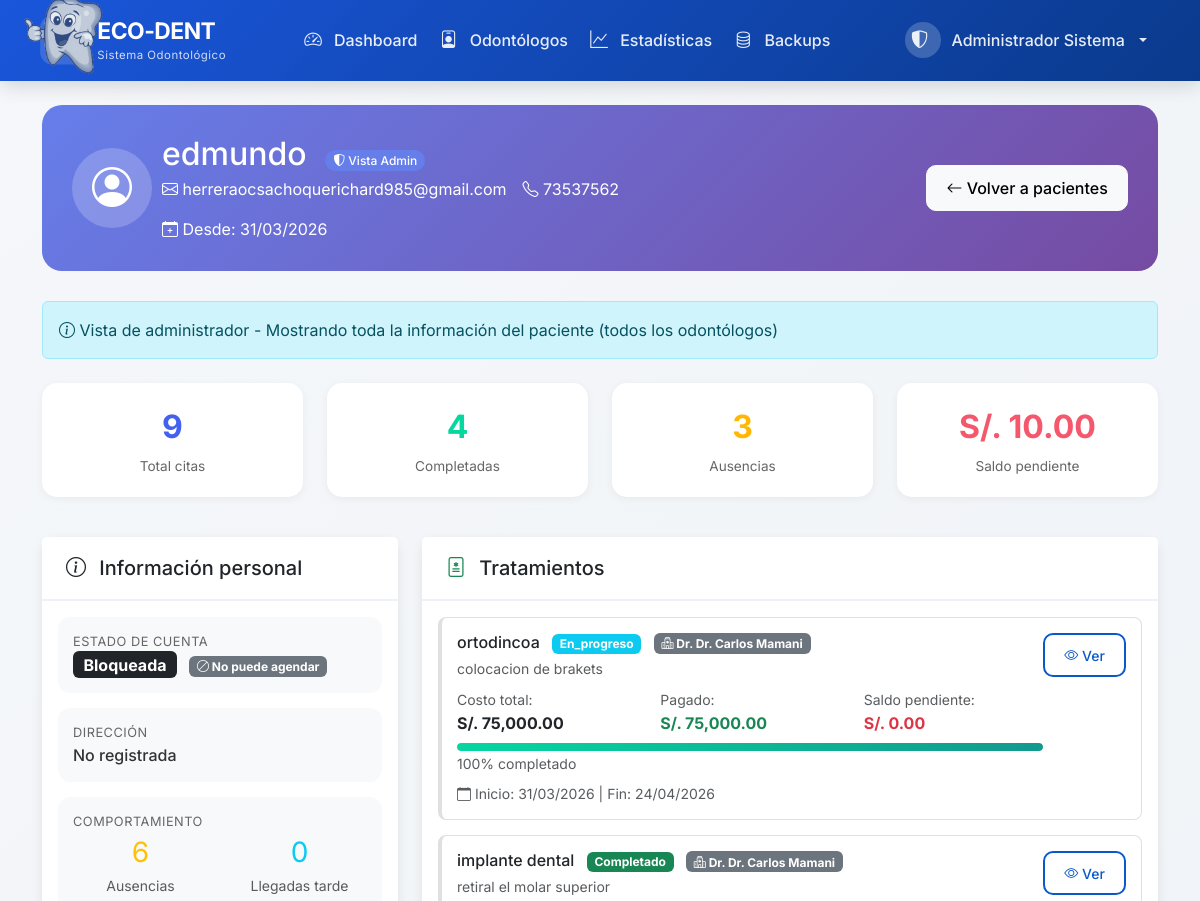
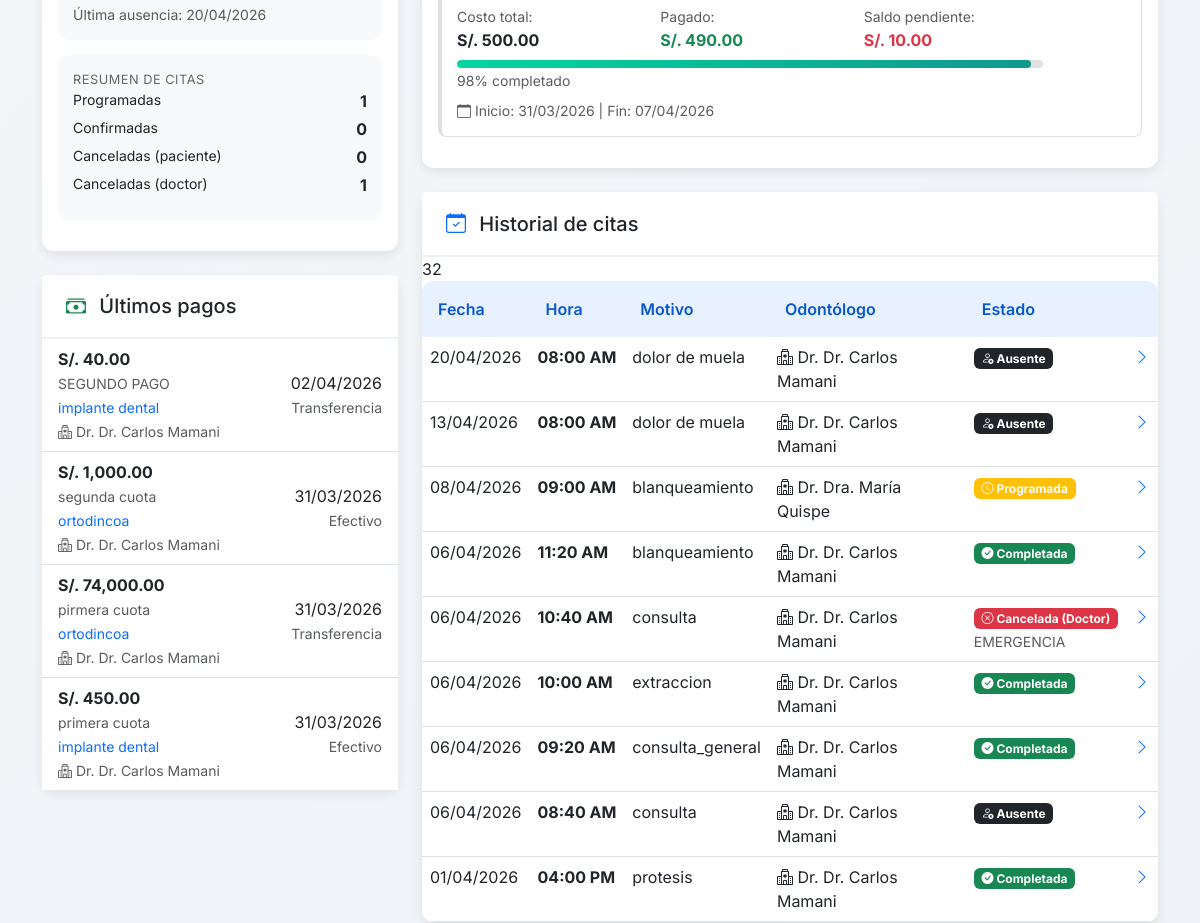
/public/odontologo/paciente_detalle.php?id=5 (signed in, upper part), run on an earlier commit of the app's database (2 pictures, top to bottom).
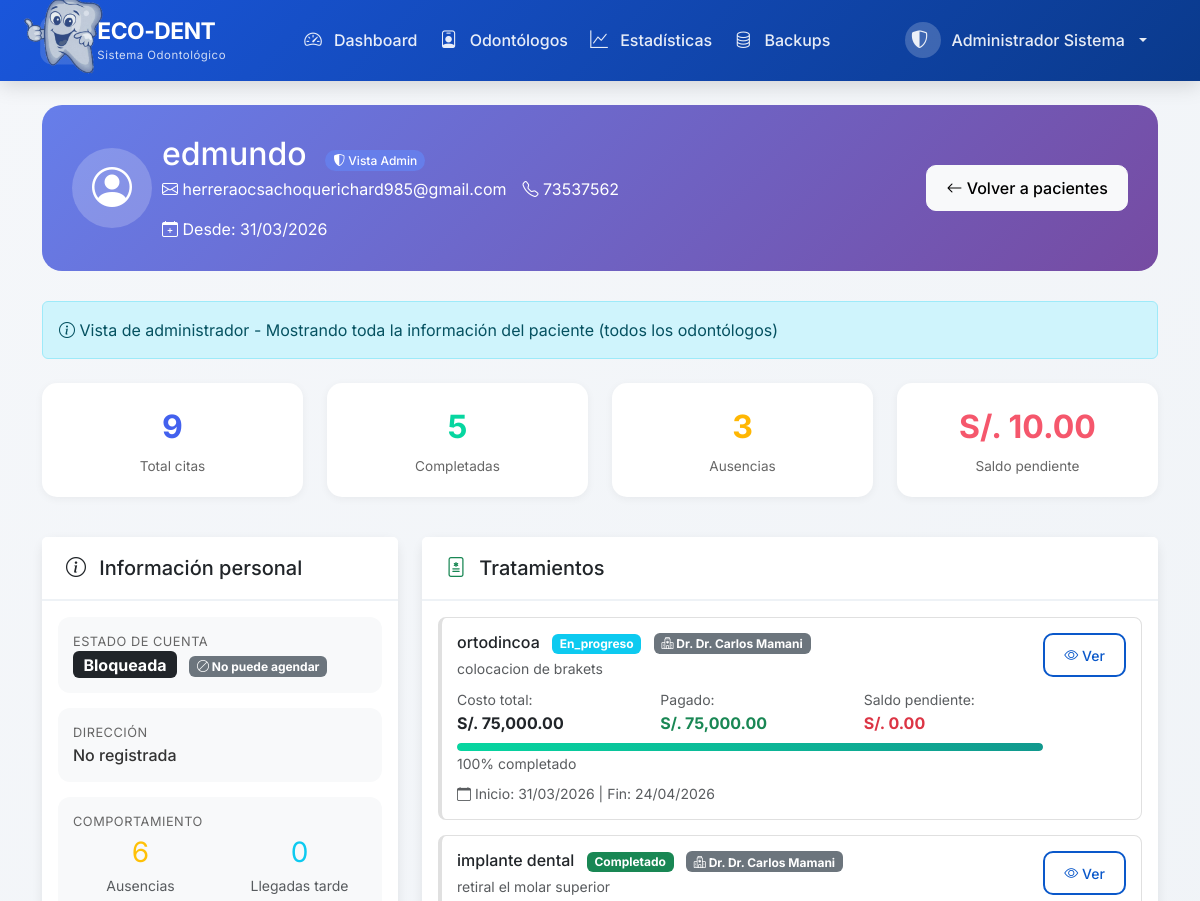
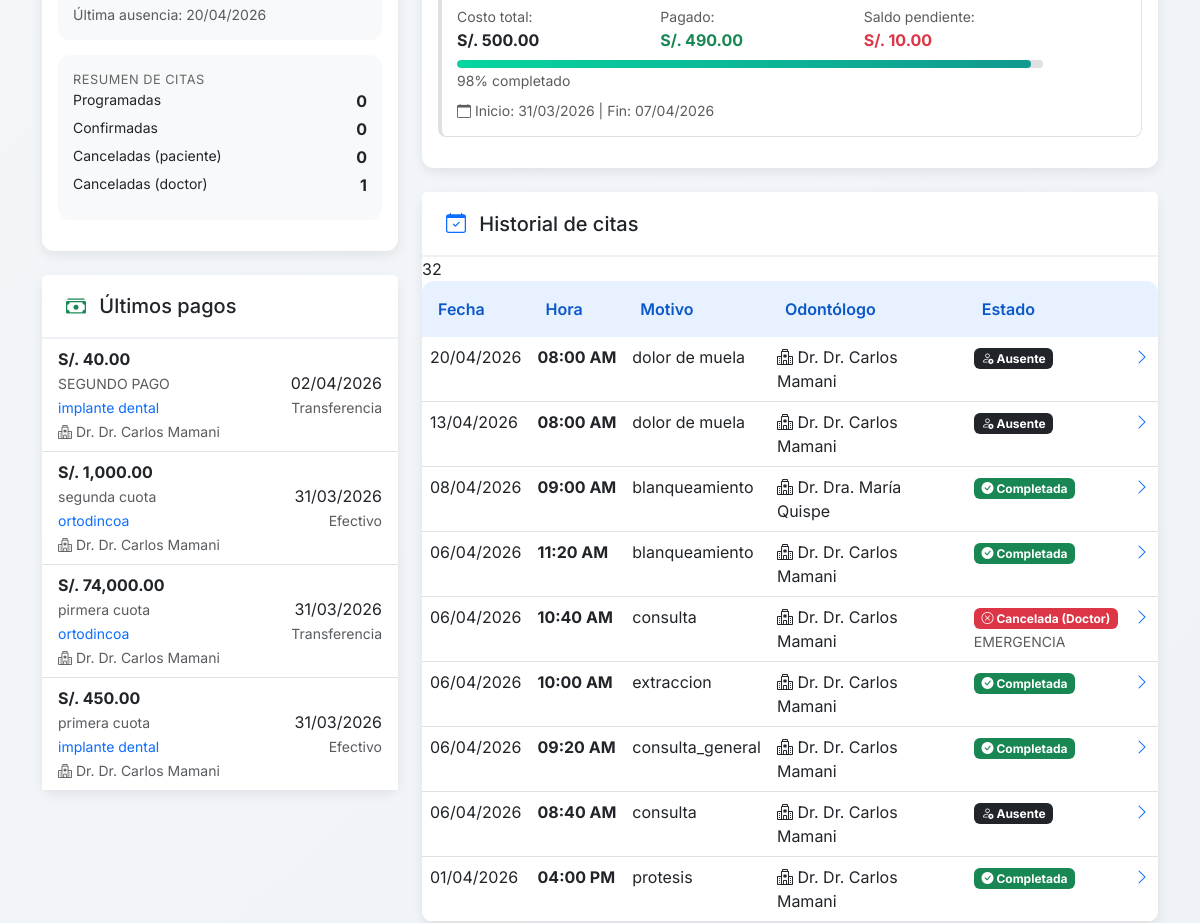
And on a later commit of the database (2 pictures, top to bottom).
### tables this page shows
CREATE TABLE `citas` (
  `id_cita` int(11) NOT NULL AUTO_INCREMENT,
  `id_paciente` int(11) NOT NULL,
  `id_odontologo` int(11) NOT NULL,
  `fecha_cita` date NOT NULL,
  `hora_cita` time NOT NULL,
  `hora_fin` time DEFAULT NULL,
  `motivo` varchar(255) DEFAULT NULL,
  `estado` enum('programada','confirmada','completada','cancelada_pac','cancelada_doc','ausente') DEFAULT 'programada',
  `cambios_realizados` int(11) DEFAULT 0,
  `limite_cambios` int(11) DEFAULT 3,
  `puede_modificar` tinyint(1) DEFAULT 1,
  `llego_tarde` tinyint(1) DEFAULT 0,
  `minutos_tarde` int(11) DEFAULT 0,
  `cancelado_por` int(11) DEFAULT NULL,
  `motivo_cancelacion` text DEFAULT NULL,
  `fecha_cancelacion` datetime DEFAULT NULL,
  `notificacion_enviada` tinyint(1) DEFAULT 0,
  `fecha_recordatorio_24h` datetime DEFAULT NULL,
  `fecha_recordatorio_1h` datetime DEFAULT NULL,
  `fecha_creacion` datetime DEFAULT current_timestamp(),
  `fecha_actualizacion` datetime DEFAULT NULL ON UPDATE current_timestamp(),
  PRIMARY KEY (`id_cita`),
  KEY `idx_fecha_cita` (`fecha_cita`),
  KEY `idx_odontologo_fecha` (`id_odontologo`,`fecha_cita`),
  KEY `idx_paciente` (`id_paciente`),
  KEY `idx_estado` (`estado`),
  CONSTRAINT `citas_ibfk_1` FOREIGN KEY (`id_paciente`) REFERENCES `pacientes` (`id_paciente`) ON DELETE CASCADE,
  CONSTRAINT `citas_ibfk_2` FOREIGN KEY (`id_odontologo`) REFERENCES `odontologos` (`id_odontologo`) ON DELETE CASCADE
);

CREATE TABLE `usuarios` (
  `id_usuario` int(11) NOT NULL AUTO_INCREMENT,
  `email` varchar(100) NOT NULL,
  `contrasena_hash` varchar(255) NOT NULL,
  `nombre_completo` varchar(150) NOT NULL,
  `telefono` varchar(20) DEFAULT NULL,
  `rol` enum('paciente','odontologo','admin') NOT NULL,
  `email_verificado` tinyint(1) DEFAULT 0,
  `codigo_verificacion` varchar(10) DEFAULT NULL,
  `codigo_expiracion` datetime DEFAULT NULL,
  `activo` tinyint(1) DEFAULT 1,
  `fecha_registro` datetime DEFAULT current_timestamp(),
  `ultimo_acceso` datetime DEFAULT NULL,
  PRIMARY KEY (`id_usuario`),
  UNIQUE KEY `email` (`email`),
  KEY `idx_email` (`email`),
  KEY `idx_rol` (`rol`)
);

### includes/funciones.php (called while the page is built, shortened)
<?php
function esAdmin() {
    return isset($_SESSION['rol']) && $_SESSION['rol'] === 'admin';
}
?>

### public/odontologo/paciente_detalle.php (the view, shortened to what the changed rows need)
<?php
require_once '../../config/database.php';
require_once '../../includes/funciones.php';
$es_admin = esAdmin();
$es_odontologo = esOdontologo();
$id_odontologo = null;
$id_paciente = $_GET['id'];
$stmt_paciente = $conexion->prepare("
    SELECT p.id_paciente, u.id_usuario, u.nombre_completo, u.email, u.telefono, u.fecha_registro,
           p.fecha_nacimiento, p.direccion, p.ausencias_sin_aviso, p.llegadas_tarde,
           p.estado_cuenta, p.puede_agendar, p.fecha_ultima_ausencia, p.fecha_actualizacion_estado
    FROM pacientes p
    JOIN usuarios u ON p.id_usuario = u.id_usuario
    WHERE p.id_paciente = ?
");
$stmt_paciente->bind_param("i", $id_paciente);
$stmt_paciente->execute();
$paciente = $stmt_paciente->get_result()->fetch_assoc();
if ($es_odontologo && $id_odontologo) {
    $stmt_stats = $conexion->prepare("
        SELECT
            COUNT(*) as total_citas,
            SUM(CASE WHEN estado = 'programada' THEN 1 ELSE 0 END) as programadas,
            SUM(CASE WHEN estado = 'confirmada' THEN 1 ELSE 0 END) as confirmadas,
            SUM(CASE WHEN estado = 'completada' THEN 1 ELSE 0 END) as completadas,
            SUM(CASE WHEN estado = 'cancelada_pac' THEN 1 ELSE 0 END) as canceladas_paciente,
            SUM(CASE WHEN estado = 'cancelada_doc' THEN 1 ELSE 0 END) as canceladas_doctor,
            SUM(CASE WHEN estado = 'ausente' THEN 1 ELSE 0 END) as ausencias,
            MAX(fecha_cita) as ultima_cita,
            MIN(fecha_cita) as primera_cita
        FROM citas
        WHERE id_paciente = ? AND id_odontologo = ?
    ");
    $stmt_stats->bind_param("ii", $id_paciente, $id_odontologo);
    $stmt_stats->execute();
    $estadisticas = $stmt_stats->get_result()->fetch_assoc();
    $stmt_citas = $conexion->prepare("
        SELECT c.id_cita, c.fecha_cita, c.hora_cita, c.hora_fin, c.motivo, c.estado,
               c.llego_tarde, c.minutos_tarde, c.fecha_creacion, c.fecha_actualizacion,
               c.motivo_cancelacion, c.fecha_cancelacion
        FROM citas c
        WHERE c.id_paciente = ? AND c.id_odontologo = ?
        ORDER BY c.fecha_cita DESC, c.hora_cita DESC
    ");
    $stmt_citas->bind_param("ii", $id_paciente, $id_odontologo);
    $stmt_citas->execute();
    $citas = $stmt_citas->get_result();
    $stmt_tratamientos = $conexion->prepare("
        SELECT t.id_tratamiento, t.nombre_tratamiento, t.descripcion, t.costo_total, t.total_pagado,
               t.saldo_pendiente, t.fecha_inicio, t.fecha_fin, t.estado, t.notas, t.fecha_creacion,
               (SELECT SUM(monto) FROM pagos WHERE id_tratamiento = t.id_tratamiento) as total_pagos
        FROM tratamientos t
        WHERE t.id_paciente = ? AND t.id_odontologo = ?
        ORDER BY t.fecha_creacion DESC
    ");
    $stmt_tratamientos->bind_param("ii", $id_paciente, $id_odontologo);
    $stmt_tratamientos->execute();
    $tratamientos = $stmt_tratamientos->get_result();
} else {
    $stmt_stats = $conexion->prepare("
        SELECT
            COUNT(*) as total_citas,
            SUM(CASE WHEN estado = 'programada' THEN 1 ELSE 0 END) as programadas,
            SUM(CASE WHEN estado = 'confirmada' THEN 1 ELSE 0 END) as confirmadas,
            SUM(CASE WHEN estado = 'completada' THEN 1 ELSE 0 END) as completadas,
            SUM(CASE WHEN estado = 'cancelada_pac' THEN 1 ELSE 0 END) as canceladas_paciente,
            SUM(CASE WHEN estado = 'cancelada_doc' THEN 1 ELSE 0 END) as canceladas_doctor,
            SUM(CASE WHEN estado = 'ausente' THEN 1 ELSE 0 END) as ausencias,
            MAX(fecha_cita) as ultima_cita,
            MIN(fecha_cita) as primera_cita
        FROM citas
        WHERE id_paciente = ?
    ");
    $stmt_stats->bind_param("i", $id_paciente);
    $stmt_stats->execute();
    $estadisticas = $stmt_stats->get_result()->fetch_assoc();
    $stmt_citas = $conexion->prepare("
        SELECT c.id_cita, c.fecha_cita, c.hora_cita, c.hora_fin, c.motivo, c.estado,
               c.llego_tarde, c.minutos_tarde, c.fecha_creacion, c.fecha_actualizacion,
               c.motivo_cancelacion, c.fecha_cancelacion,
               u.nombre_completo as odontologo_nombre
        FROM citas c
        JOIN odontologos o ON c.id_odontologo = o.id_odontologo
        JOIN usuarios u ON o.id_usuario = u.id_usuario
        WHERE c.id_paciente = ?
        ORDER BY c.fecha_cita DESC, c.hora_cita DESC
    ");
    $stmt_citas->bind_param("i", $id_paciente);
    $stmt_citas->execute();
    $citas = $stmt_citas->get_result();
}
require_once '../../includes/header.php';
?>
<div class="paciente-header">
    <div class="row align-items-center">
        <div class="col-md-7">
            <h2 class="mb-1">
                <?php echo htmlspecialchars($paciente['nombre_completo']); ?>
                <?php if ($es_admin): ?>
                    <span class="badge-admin"><i class="bi bi-shield-shaded"></i> Vista Admin</span>
                <?php endif; ?>
            </h2>
        </div>
    </div>
</div>
<div class="row mb-4">
    <div class="col-md-3 mb-3">
        <div class="stat-card-detalle">
            <div class="stat-number-detalle" style="color: #06d6a0;"><?php echo $estadisticas['completadas'] ?? 0; ?></div>
            <div class="stat-label-detalle">Completadas</div>
        </div>
    </div>
</div>
<div class="row">
    <div class="col-md-4">
        <div class="card mb-4">
            <div class="card-body">
                <div class="info-section">
                    <div class="mb-2">
                        <div class="d-flex justify-content-between">
                            <small>Programadas</small>
                            <strong><?php echo $estadisticas['programadas'] ?? 0; ?></strong>
                        </div>
                    </div>
                </div>
            </div>
        </div>
    </div>
    <div class="col-md-8">
        <div class="card">
            <div class="card-body p-0">
                <?php if ($citas->num_rows > 0): ?>
                    <div class="table-responsive">
                        <table class="table table-hover mb-0">
                            <thead class="bg-light">
                                    <th>Fecha</th>
                                    <th>Hora</th>
                                    <th>Motivo</th>
                                    <?php if ($es_admin): ?>
                                        <th>Odontólogo</th>
                                    <?php endif; ?>
                                    <th>Estado</th>
                                    <th></th>
                            </thead>
                            <tbody>
                                <?php while ($cita = $citas->fetch_assoc()):
                                    $estado_badge = 'secondary';
                                    $estado_icono = 'bi-question-circle';
                                    if ($cita['estado'] == 'programada') {
                                        $estado_badge = 'warning';
                                        $estado_icono = 'bi-clock';
                                    } elseif ($cita['estado'] == 'confirmada') {
                                        $estado_badge = 'info';
                                        $estado_icono = 'bi-check-circle';
                                    } elseif ($cita['estado'] == 'completada') {
                                        $estado_badge = 'success';
                                        $estado_icono = 'bi-check-circle-fill';
                                    } elseif ($cita['estado'] == 'cancelada_pac' || $cita['estado'] == 'cancelada_doc') {
                                        $estado_badge = 'danger';
                                        $estado_icono = 'bi-x-circle';
                                    } elseif ($cita['estado'] == 'ausente') {
                                        $estado_badge = 'dark';
                                        $estado_icono = 'bi-person-x';
                                    }
                                ?>
                                    <tr class="cita-row" onclick="window.location.href='detalle_cita.php?id_cita=<?php echo $cita['id_cita']; ?>'">
                                        <td class="text-nowrap">
                                            <?php echo date('d/m/Y', strtotime($cita['fecha_cita'])); ?>
                                        </td>
                                        <td class="text-nowrap">
                                            <strong><?php echo date('h:i A', strtotime($cita['hora_cita'])); ?></strong>
                                        </td>
                                        <td><?php echo htmlspecialchars($cita['motivo'] ?? 'Sin motivo'); ?></td>
                                        <?php if ($es_admin && isset($cita['odontologo_nombre'])): ?>
                                            <td><i class="bi bi-hospital"></i> Dr. <?php echo htmlspecialchars($cita['odontologo_nombre']); ?></td>
                                        <?php endif; ?>
                                        <td>
                                            <span class="badge bg-<?php echo $estado_badge; ?>">
                                                <i class="bi <?php echo $estado_icono; ?>"></i>
                                                <?php
                                                    $estado_texto = ucfirst(str_replace('_', ' ', $cita['estado']));
                                                    if ($cita['estado'] == 'cancelada_doc') $estado_texto = 'Cancelada (Doctor)';
                                                    echo $estado_texto;
                                                ?>
                                            </span>
                                        </td>
                                        <td class="text-end">
                                            <i class="bi bi-chevron-right text-primary"></i>
                                        </td>
                                    </tr>
                                <?php endwhile; ?>
                            </tbody>
                        </table>
                    </div>
                <?php endif; ?>
            </div>
        </div>
    </div>
</div>
<?php
require_once '../../includes/footer.php';
?>

What changed in the data, as far as the page shows it:
changed citas "09:00 AM": estado "Programada" → "Completada"
Also different on the page:
$estadisticas['completadas']: "4" → "5"
$estadisticas['programadas']: "1" → "0"
